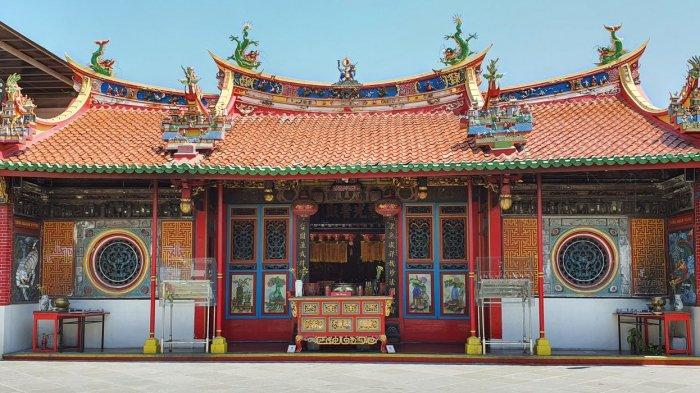
#> input picture gambar/wihara.jpg, 700 x 393 px
$ python '4.MENGGUNAKAN CONER DETECTOR.py'
#> lines starting #> are read from the running program, lines starting #| are printed output that depends on the picture
# Menggunakan Shi-Tomasi GFTT untuk deteksi ujung (corner detection)
import numpy as np
import cv2
from matplotlib import pyplot as plt

# gunakan gambar
img = cv2.imread('gambar/wihara.jpg')
#> img is the input picture: shape (393, 700, 3); mean B, G, R 117.9, 122.7, 135
gray = cv2.cvtColor(img,cv2.COLOR_BGR2GRAY)
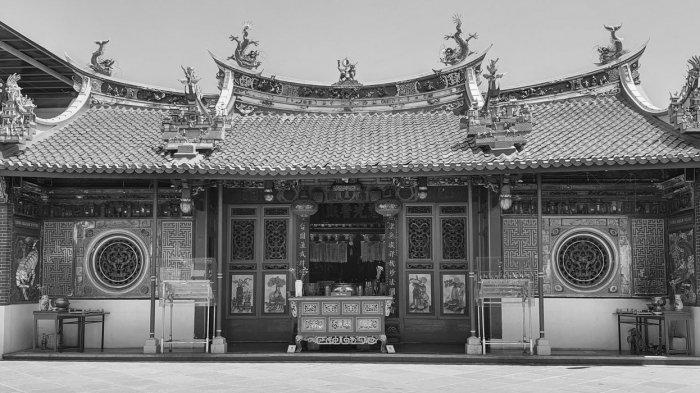
#> gray: shape (393, 700); min 0, max 254, mean 125.9

# deteksi pojok dengan GFTT
corners = cv2.goodFeaturesToTrack(gray,1000,0.01,10)
#> corners = 1000 rows, first 8: [196, 150], [486, 345], [188, 92], [21, 88], [294, 346], [387, 346], [163, 153], [125, 211]
corners = np.int0(corners)

# menampilkan jumlah titik terdeteksi dengan fungsi numpy (np.ndarray.shape)
print("jumlah titik terdeteksi = ", corners.shape[0])
#| jumlah titik terdeteksi =  1000

# untuk ditampilkan di Matplotlib, urutan band dibalik
rgb = cv2.cvtColor(img,cv2.COLOR_BGR2RGB)

# perbesar ukuran hasil plotting
plt.rcParams["figure.figsize"] = (10,10)

# untuk tiap pojok yang terdeteksi, munculkan pada gambar
for i in corners:
    x,y = i.ravel()
    cv2.circle(rgb,(x,y),3,255,-1)
#> this loop made 1000 passes
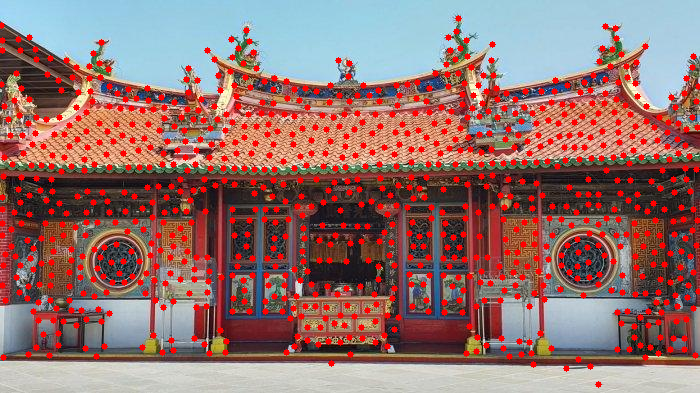
#> rgb: shape (393, 700, 3); mean R, G, B 148.5, 112.1, 108.6
plt.imshow(rgb)
plt.show()

$ run again, with gambar/fadil.jpg copied over gambar/wihara.jpg
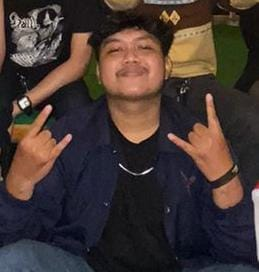
#> input picture gambar/fadil.jpg, 259 x 272 px
#> img is the input picture: shape (272, 259, 3); mean B, G, R 50.8, 54.4, 67.7
#> `gray = cv2.cvtColor(img,cv2.COLOR_BGR2GRAY)`:
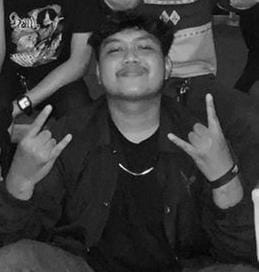
#> gray: shape (272, 259); min 1, max 251, mean 58
#> corners = 158 rows, first 8: [119, 164], [181, 92], [25, 98], [174, 11], [164, 11], [13, 55], [47, 13], [152, 168]
#| jumlah titik terdeteksi =  158
#> the loop `for i in corners:` made 158 passes
#> after the loop `for i in corners:`:
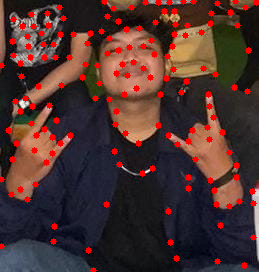
#> rgb: shape (272, 259, 3); mean R, G, B 77.6, 49.4, 46.5

$ run again, with gambar/mobilbanyak.jpg copied over gambar/wihara.jpg
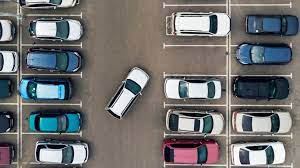
#> input picture gambar/mobilbanyak.jpg, 300 x 168 px
#> img is the input picture: shape (168, 300, 3); mean B, G, R 111.9, 111.8, 112.3
#> `gray = cv2.cvtColor(img,cv2.COLOR_BGR2GRAY)`:
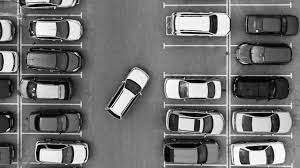
#> gray: shape (168, 300); min 0, max 255, mean 112
#> corners = 172 rows, first 8: [124, 87], [134, 95], [257, 31], [246, 147], [208, 31], [248, 163], [264, 150], [34, 88]
#| jumlah titik terdeteksi =  172
#> the loop `for i in corners:` made 172 passes
#> after the loop `for i in corners:`:
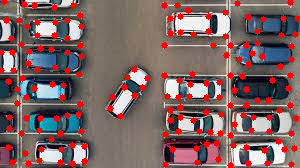
#> rgb: shape (168, 300, 3); mean R, G, B 126.4, 100.5, 100.2
